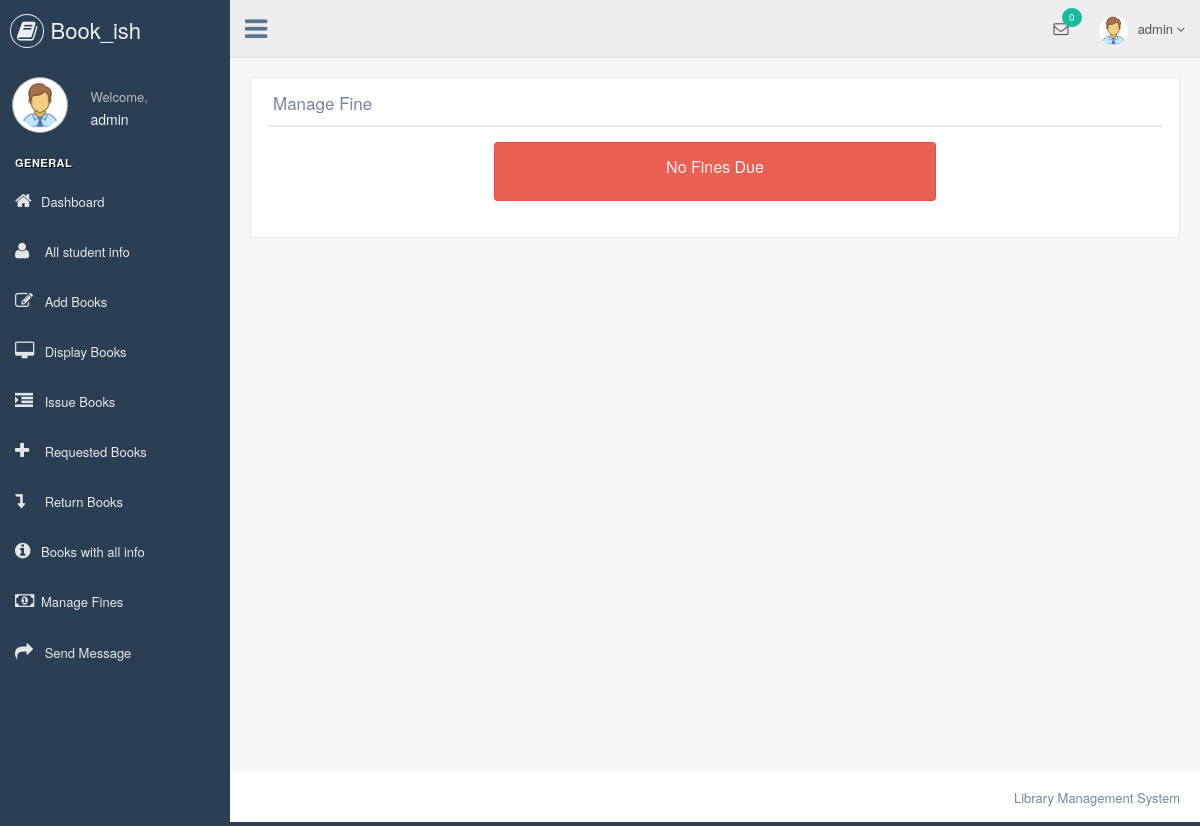
Page /librarian/fine.php (signed in) on the earlier database version.
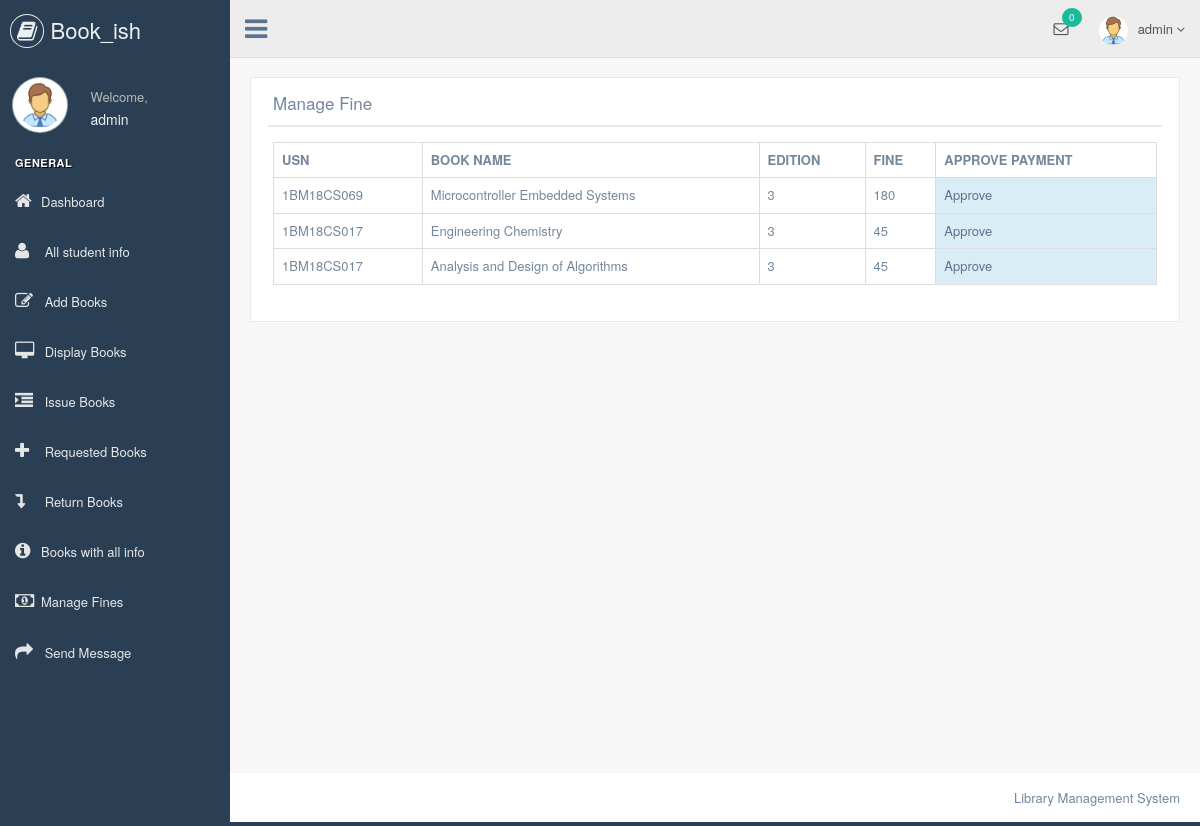
Same page on the later database version.
### tables this page shows
CREATE TABLE `fine` (
  `fiid` int(11) NOT NULL,
  `issue_id` int(11) NOT NULL,
  `usn` varchar(30) NOT NULL,
  `book_name` varchar(100) NOT NULL,
  `edition` int(11) NOT NULL,
  `issue_date` date NOT NULL,
  `return_date` date NOT NULL,
  `amount` int(11) NOT NULL,
  `status` varchar(20) NOT NULL DEFAULT 'not paid'
);

### librarian/fine.php (the view, shortened to what this page needs)
    <?php
include "connection.php";
    include "header.php";
?>
        <div class="right_col" role="main">
            <div class="">
                <div class="page-title">
                    <div class="title_left">
                    </div>
                </div>
                <div class="clearfix"></div>
                <div class="row" style="min-height:500px">
                    <div class="col-md-12 col-sm-12 col-xs-12">
                        <div class="x_panel">
                            <div class="x_title">
                                <h2>Manage Fine</h2>
                                <div class="clearfix"></div>
                            </div>
                            <div class="x_content">
                            <?php
                            $a  = date("Y-m-d");
                            $x=mysqli_query($db," SELECT * FROM `issue_books` where `return_status`='no' ");
                            while($row=mysqli_fetch_array($x))
                            {
                                $issueid=$row["issueid"];
                                $usn=$row["usn"];
                                $books_name=$row["books_name"];
                                $edition=$row["edition"];
                                $issue_date=$row["issue_date"];
                                $ddate=date('Y-m-d', strtotime($issue_date. ' + 15 days'));
                                if($ddate < $a){
                               mysqli_query($db,"INSERT INTO `fine`(`issue_id`,`usn`,`book_name`,`edition`,`issue_date`,`return_date`,`amount`) VALUES('$issueid','$usn','$books_name','$edition','$issue_date',' ',' ')");
                                }
                            }
                                    $res5=mysqli_query($db,"SELECT * FROM `fine` where `status`='not paid'") or die("Error: " . mysqli_error($db));
                                    if(mysqli_num_rows($res5) != 0){
                                    echo "<table class='table table-bordered'>";
                                    echo "<tr>";
                                    echo "<th>"; echo "USN"; echo "</th>";
                                    echo "<th>"; echo "BOOK NAME"; echo "</th>";
                                    echo "<th>"; echo "EDITION"; echo "</th>";
                                    echo "<th>"; echo "FINE"; echo "</th>";
                                    echo "<th>"; echo "APPROVE PAYMENT"; echo "</th>";
                                    echo "</tr>";
                                    while ($row5=mysqli_fetch_array($res5)){
                                        echo "<tr>";
                                        echo "<td>"; echo $row5["usn"]; echo "</td>";
                                        echo "<td>"; echo $row5["book_name"]; echo "</td>";
                                        echo "<td>"; echo $row5["edition"]; echo "</td>";
                                        echo "<td>"; echo $row5["amount"]; echo "</td>";
                                        echo "<td class='bg-info'>"; ?>
                                        <a href="fine_approve.php?id=<?php echo $row5["fiid"];?>">Approve</a>
                                        <?php echo "</td>";
                                        echo "</tr>";
                                    }
                                    echo "</table>";
                                }
                                else{
                                    ?>
                                        <div class="alert alert-danger col-lg-6 col-lg-push-3">
                                        <h4 style="text-align:center">No Fines Due</h4>
                                     </div>
                                    <?php
                            }
                                ?>
                            </div>
                        </div>
                    </div>
                </div>
            </div>
        </div>
<?php
    include "footer.php";
?>

### librarian/header.php (shortened to what this page needs)
<?php
    include "connection.php";
    $result = mysqli_query($db, "SELECT * FROM `messages` WHERE `dusername` = '$_SESSION[librarian]' && `read1`='n' ") or die("Error: " . mysqli_error($db));
    $tot = mysqli_num_rows($result);
?>
<!DOCTYPE html>
<html lang="en">
<head>
    <link href="css/bootstrap.min.css" rel="stylesheet">
    <link href="css/font-awesome.min.css" rel="stylesheet">
    <link href="css/nprogress.css" rel="stylesheet">
    <link href="css/custom.min.css" rel="stylesheet">
</head>
<body class="nav-md">
<div class="container body">
    <div class="main_container">
        <div class="col-md-3 left_col">
            <div class="left_col scroll-view">
                <div class="navbar nav_title" style="border: 0;">
                    <a href="#" class="site_title"><i class="fa fa-book"></i> <span>Book_ish</span></a>
                </div>
                <div class="profile clearfix">
                    <div class="profile_pic">
                        <img src="images/admin.png" alt="..." class="img-circle profile_img">
                    </div>
                    <div class="profile_info">
                        <span>Welcome,</span>
                        <h2><?php echo $_SESSION["librarian"]; ?></h2>
                    </div>
                    <div class="clearfix"></div>
                </div>
                <br/>
                <div id="sidebar-menu" class="main_menu_side hidden-print main_menu">
                    <div class="menu_section">
                        <h3>General</h3>
                        <ul class="nav side-menu">
                        <li><a href="/Library/librarian/admin_dashboard.php"><i class="fa fa-home"></i>Dashboard </a>
                            </li>
                            <li><a href="/Library/librarian/student_info.php"><i class="fa fa-user"></i> All student info </a>
                            </li>
                            <li><a href="/Library/librarian/add_books.php"><i class="fa fa-edit"></i> Add Books </a>
                            </li>
                            <li><a href="/Library/librarian/display_books.php"><i class="fa fa-desktop"></i> Display Books </a>
                            </li>
                            <li><a href="/Library/librarian/issue_books.php"><i class="fa fa-indent"></i> Issue Books </a>
                            </li>
                            <li><a href="/Library/librarian/requestedbooks.php"><i class="fa fa-plus"></i> Requested Books </a>
                            </li>
                            <li><a href="/Library/librarian/return_books.php"><i class="fa fa-level-down"></i> Return Books </a>
                            </li>
                            <li><a href="/Library/librarian/books_details_with_student.php"><i class="fa fa-info-circle"></i>Books with all info </a>
                            </li>
                            <li><a href="/Library/librarian/fine.php"><i class="fa fa-money"></i>Manage Fines</a>
</li>
                            <li><a href="/Library/librarian/send_notification.php"><i class="fa fa-mail-forward"></i> Send Message </a>
                            </li>
                        </ul>
                    </div>
                </div>
            </div>
        </div>
        <div class="top_nav">
            <div class="nav_menu">
                <nav>
                    <div class="nav toggle">
                        <a id="menu_toggle"><i class="fa fa-bars"></i></a>
                    </div>
                    <ul class="nav navbar-nav navbar-right">
                        <li class="">
                            <a href="javascript:;" class="user-profile dropdown-toggle" data-toggle="dropdown"
                               aria-expanded="false">
                                <img src="images/admin.png" alt=""><?php echo $_SESSION["librarian"]; ?>
                                <span class=" fa fa-angle-down"></span>
                            </a>
                        </li>
                        <li role="presentation" class="dropdown">
                            <a href="javascript:;" class="dropdown-toggle info-number" data-toggle="dropdown"
                               aria-expanded="false" onclick="window.location='/Library/librarian/msg_from_student.php';">
                                <i class="fa fa-envelope-o"></i>
                                <span class="badge bg-green" onclick="window.location='/Library/librarian/msg_from_student.php';"><?php  echo $tot; ?></span>
                            </a>
                        </li>
                    </ul>
                </nav>
            </div>
        </div>

### librarian/footer.php (shortened to what this page needs)
        <footer>
            <div class="pull-right">
                Library Management System
            </div>
            <div class="clearfix"></div>
        </footer>
    </div>
</div>
</body>
</html>

Differences in the rows shown:
added fine: usn "1BM18CS069", book_name "Microcontroller Embedded Systems", edition "3", amount "180"
added fine: usn "1BM18CS017", book_name "Engineering Chemistry", edition "3", amount "45"
added fine: usn "1BM18CS017", book_name "Analysis and Design of Algorithms", edition "3", amount "45"
Other differences:
text no longer shown: "No Fines Due"
text now shown: "USN BOOK NAME EDITION FINE APPROVE PAYMENT"
